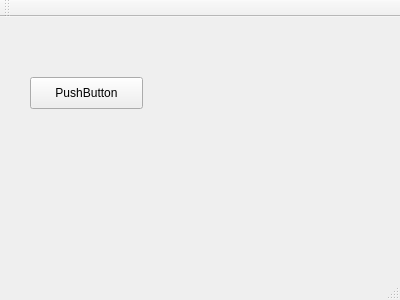
<?xml version="1.0" encoding="UTF-8"?>
<ui version="4.0">
 <class>MainWindow</class>
 <widget class="QMainWindow" name="MainWindow">
  <property name="geometry">
   <rect>
    <x>0</x>
    <y>0</y>
    <width>400</width>
    <height>300</height>
   </rect>
  </property>
  <property name="windowTitle">
   <string>MainWindow</string>
  </property>
  <widget class="QWidget" name="centralWidget">
   <widget class="QPushButton" name="pushButton">
    <property name="geometry">
     <rect>
      <x>30</x>
      <y>60</y>
      <width>113</width>
      <height>32</height>
     </rect>
    </property>
    <property name="text">
     <string>PushButton</string>
    </property>
   </widget>
  </widget>
  <widget class="QMenuBar" name="menuBar">
   <property name="geometry">
    <rect>
     <x>0</x>
     <y>0</y>
     <width>400</width>
     <height>22</height>
    </rect>
   </property>
  </widget>
  <widget class="QToolBar" name="mainToolBar">
   <attribute name="toolBarArea">
    <enum>TopToolBarArea</enum>
   </attribute>
   <attribute name="toolBarBreak">
    <bool>false</bool>
   </attribute>
  </widget>
  <widget class="QStatusBar" name="statusBar"/>
 </widget>
 <layoutdefault spacing="6" margin="11"/>
 <resources/>
 <connections>
  <connection>
   <sender>pushButton</sender>
   <signal>clicked()</signal>
   <receiver>MainWindow</receiver>
   <slot>close()</slot>
   <hints>
    <hint type="sourcelabel">
     <x>93</x>
     <y>103</y>
    </hint>
    <hint type="destinationlabel">
     <x>136</x>
     <y>193</y>
    </hint>
   </hints>
  </connection>
 </connections>
</ui>
